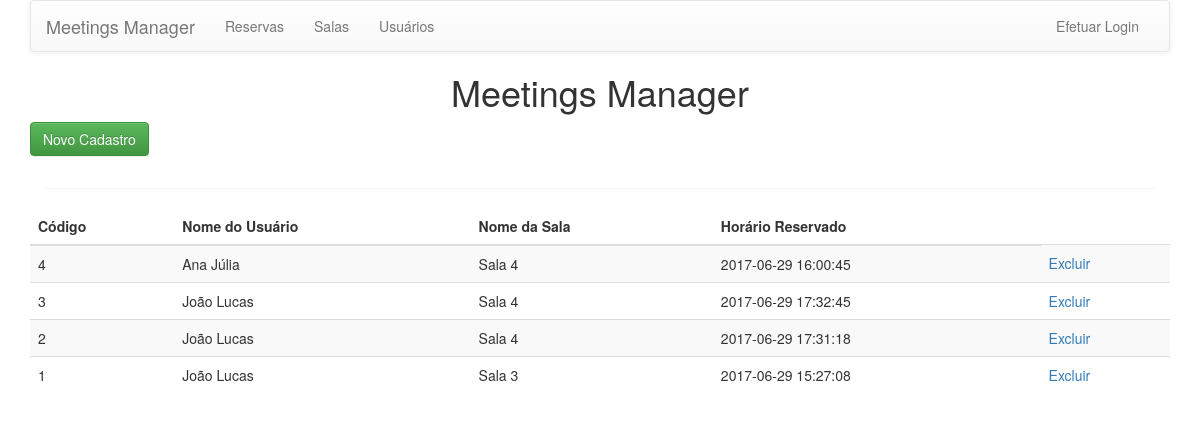
The page / on the database its author committed.
### tables this page shows
CREATE TABLE `reservations` (
  `id` int(11) NOT NULL AUTO_INCREMENT,
  `userId` int(11) NOT NULL,
  `roomId` int(11) NOT NULL,
  `reservationDate` datetime NOT NULL,
  PRIMARY KEY (`id`),
  KEY `userId` (`userId`),
  KEY `roomId` (`roomId`),
  CONSTRAINT `reservations_ibfk_1` FOREIGN KEY (`userId`) REFERENCES `users` (`id`),
  CONSTRAINT `reservations_ibfk_2` FOREIGN KEY (`roomId`) REFERENCES `rooms` (`id`)
);

CREATE TABLE `users` (
  `id` int(11) NOT NULL AUTO_INCREMENT,
  `name` varchar(255) NOT NULL,
  `email` varchar(255) NOT NULL,
  `password` varchar(255) NOT NULL,
  `status` tinyint(1) NOT NULL,
  PRIMARY KEY (`id`)
);

CREATE TABLE `rooms` (
  `id` int(11) NOT NULL AUTO_INCREMENT,
  `name` varchar(255) NOT NULL,
  `seats` int(11) NOT NULL,
  `status` tinyint(1) NOT NULL,
  PRIMARY KEY (`id`)
);

### application/controllers/Reservations.php (called while the page is built, shortened)
<?php
class Reservations extends CI_Controller
{
    function __construct() {
        $this->load->model('ReservationsModel', 'ReservationsModel');
    }
    public function index()
    {
        $data['reservations'] = $this->ReservationsModel->getFullList();
        $this->load->view('reservations/index', $data);
    }
}

### index.php (called while the page is built, shortened)
<?php
require_once BASEPATH.'core/CodeIgniter.php';

### application/models/ReservationsModel.php (called while the page is built, shortened)
<?php
class ReservationsModel extends CI_Model
{
    private $model = 'reservations';
    public function getFullList()
    {
        return $this->db->select(
            'reservations.id, '
            . 'reservations.reservationDate, '
            . 'users.name as userName, '
            . 'rooms.name as roomName'
        )
            ->order_by("id", 'desc')
            ->join('users', 'users.id = reservations.userId')
            ->join('rooms', 'rooms.id = reservations.roomId')
            ->get($this->model);
    }
}

### application/views/reservations/index.php (the view, shortened to what this page needs)
?><!DOCTYPE html>
<html lang="pt-br">
<head>
    <?= link_tag('assets/css/bootstrap.min.css') ?>
    <?= link_tag('assets/css/bootstrap-theme.min.css') ?>
</head>
<body>
<div class="container">
    <nav class="navbar navbar-default">
        <div class="container-fluid">
            <div class="navbar-header">
                <a class="navbar-brand" href="<?php echo site_url('') ?>">Meetings Manager</a>
            </div>
            <div id="navbar" class="navbar-collapse collapse">
                <ul class="nav navbar-nav">
                    <li><a href="<?php echo site_url('reservations') ?>">Reservas</a></li>
                    <li><a href="<?php echo site_url('rooms') ?>">Salas</a></li>
                    <li><a href="<?php echo site_url('users') ?>">Usuários</a></li>
                </ul>
                <ul class="nav navbar-nav navbar-right">
                    <li><a href="<?php echo site_url('login') ?>">Efetuar Login</a></li>
                </ul>
            </div>
        </div>
    </nav>
    <h1 class="text-center">Meetings Manager</h1>
    <div class="col-md-12">
        <div class="row">
            <?= anchor('reservations/create', 'Novo Cadastro', array('class' => 'btn btn-success')); ?>
        </div>
        <div class="alert">
        </div>
        <div class="row">
            <?php if ($reservations->num_rows() > 0): ?>
                <table class="table table-striped">
                    <thead>
                    <tr>
                        <th>Código</th>
                        <th>Nome do Usuário</th>
                        <th>Nome da Sala</th>
                        <th>Horário Reservado</th>
                    </tr>
                    </thead>
                    <tbody>
                    <?php foreach($reservations->result() as $reservation): ?>
                        <tr>
                            <td><?= $reservation->id ?></td>
                            <td><?= $reservation->userName ?></td>
                            <td><?= $reservation->roomName ?></td>
                            <td><?= $reservation->reservationDate ?></td>
                            <td><a href="#" class='confirma_exclusao' data-id="<?= $reservation->id ?>" data-name="<?= $reservation->id ?>" />Excluir</a></td>
                        </tr>
                    <?php endforeach; ?>
                    </tbody>
                </table>
            <?php else: ?>
                <h4>Nenhum registro cadastrado.</h4>
            <?php endif; ?>
        </div>
    </div>
</div>
</body>
</html>

### rows shown on the page
reservations: id "4", userId.name "Ana Júlia", roomId.name "Sala 4", reservationDate "2017-06-29 16:00:45"
reservations: id "3", userId.name "João Lucas", roomId.name "Sala 4", reservationDate "2017-06-29 17:32:45"
reservations: id "2", userId.name "João Lucas", roomId.name "Sala 4", reservationDate "2017-06-29 17:31:18"
reservations: id "1", userId.name "João Lucas", roomId.name "Sala 3", reservationDate "2017-06-29 15:27:08"
